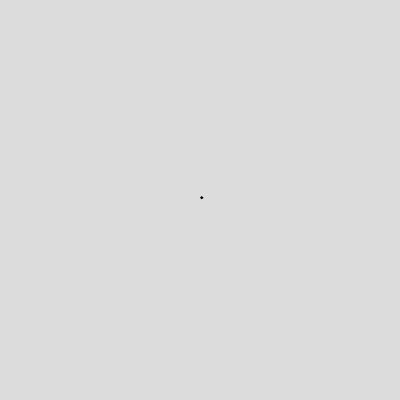
Frame 1 (no input)
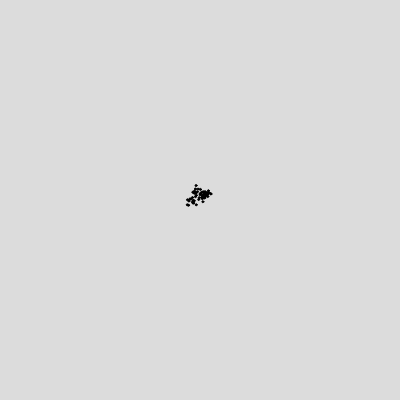
Frame 60 (no input)
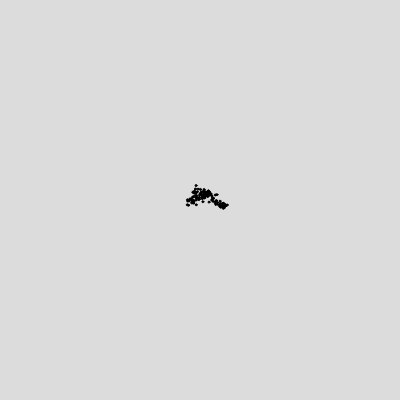
Frame 120 (the mouse pressed at the canvas centre since frame 60)

The p5.js sketch that drew these frames (run headless with seeded random() and noise() and a simulated clock; from frame 60 on, the mouse is pressed at the canvas centre):

// p5.js sketch
// ── sketch.js
//brownian motion
let x;
let y;
let dx;
let dy;
let s = 2;
let r = 4;

function setup() {
  createCanvas(400, 400);
  background(220);
  
  fill(0);
  x = width/2;
  y = height/2;
}

function draw() {
  
  x = constrain(x, 0, width);
  y = constrain(y, 0, height);
  
  dx = random(-r, r);
  dy = random(-r, r);
  
  x+=dx;
  y+=dy;
  
  //update current position with small random displacement in x and y, leave trail
  
  ellipse(x, y, s);
}
